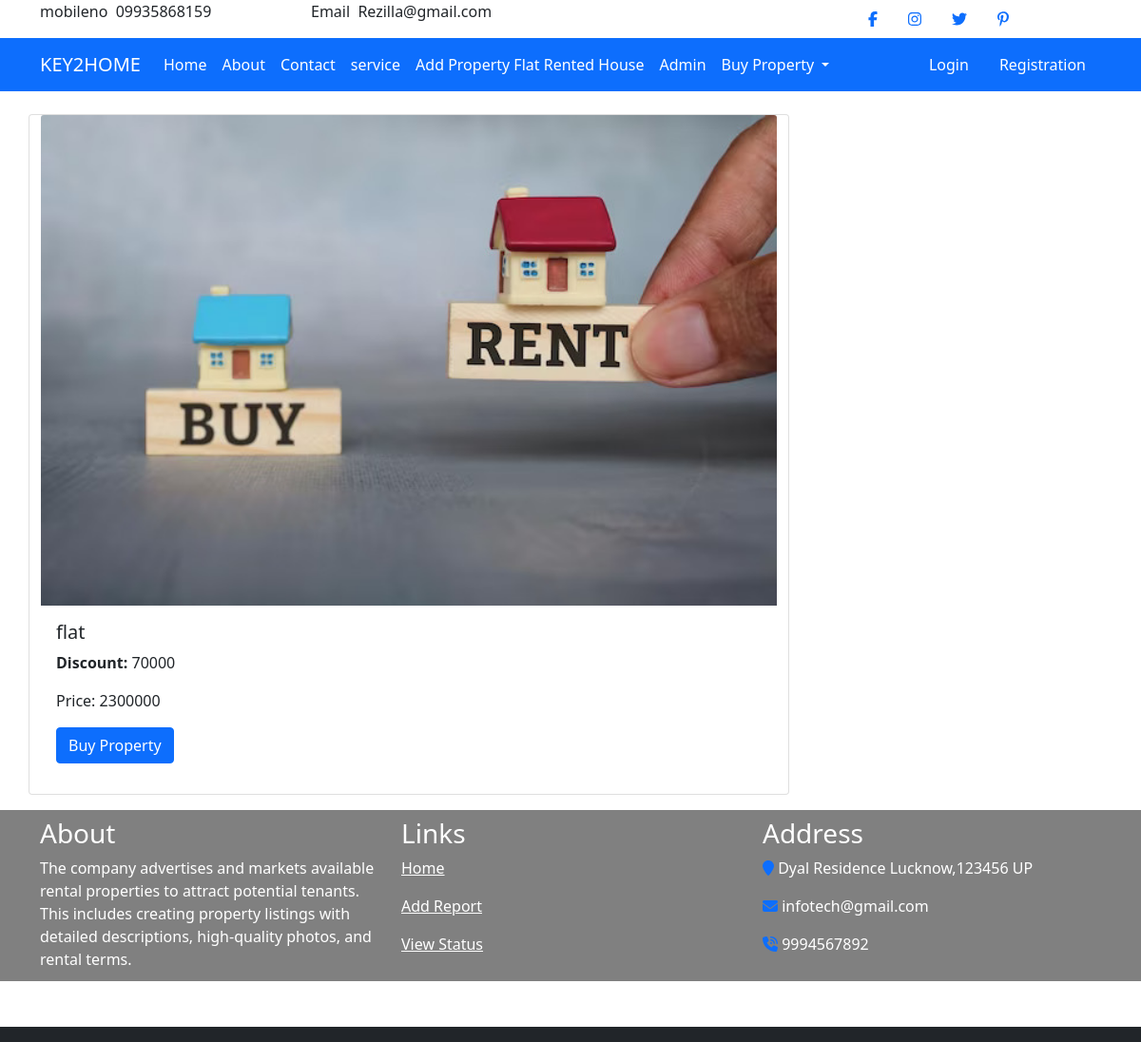
The app's page /index/ with its own data.
### app/models.py (models this page shows)
class producat(models.Model):
    img = models.ImageField(upload_to='product_images')
    name = models.CharField(max_length=100)
    dis = models.TextField(max_length=500)
    price = models.CharField(max_length=100)

### app/views.py (the view)
# urls.py: path('index/',views.index,name='index'),
def index(request):
	pro = producat.objects.all()
	slr = seller.objects.all()
	return render(request, 'app/index.html', {'products': pro, 'seller': slr})

### app/templates/app/index.html (shortened to what this page needs)
{% extends 'app/base.html' %}
{% load static %}
{% block main-content %}
<div class="container mt-4">
    <div class="card-group">
      <div class="row ">
        {% for p in products %}
          <div class="card" style="width: 50rem;">
            <img src="{{ p.img.url }}" class="card-img-top" alt="...">
            <div class="card-body">
              <h5 class="card-title">{{p.name}}</h5>
              <p class="card-text"><strong>Discount:</strong> {{p.dis}}</p>
              <p><span>Price: </span>{{p.price}}</h2></p>
              <form method="get" action=" {% url 'buy' p.id %} ">
              <button type="submit" class="btn btn-primary mb-3">Buy Property</button>
            </form>
          </div>
        </div>
        {% endfor %}
      </div>
    </div>
  </div>
{% endblock %}

### records on screen
producat: img (picture), name "flat", dis "70000", price "2300000"
